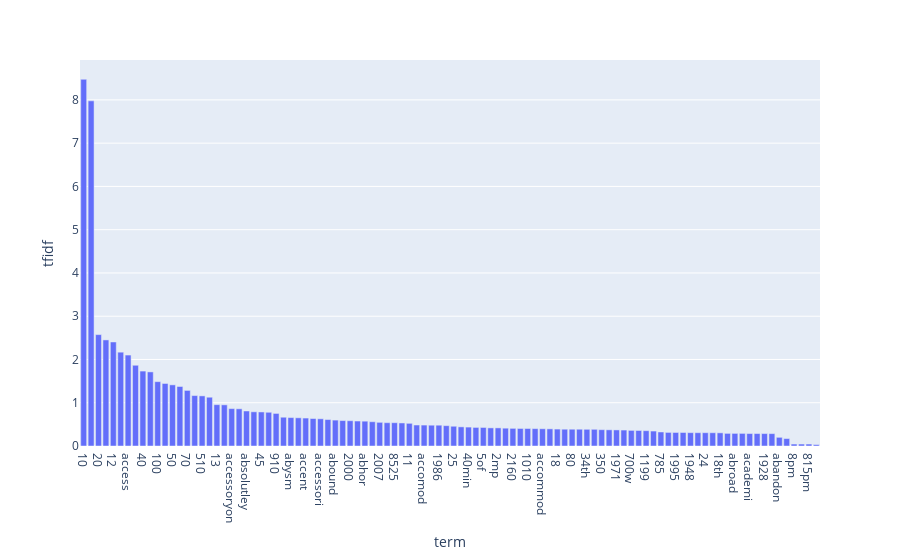

The code cell stored with this chart in its notebook:
### Code cell
import plotly.express
plt.subplots(figsize=(100, 20))
df = pd.DataFrame({"term":tfidf_vectorize.get_feature_names()[:100], "tfidf": tfidf[:100]})
df.sort_values('tfidf', ascending=False, inplace=True)
fig = plotly.express.bar(df, x='term', y='tfidf')
fig.show()

### Figure 1 — Plotly figure (JSON) as saved in the notebook; plotly's stock layout.template omitted (floating-point values rounded to 4 significant figures)
{"data": [{"alignmentgroup": "True", "hovertemplate": "term=%{x}<br>tfidf=%{y}<extra></extra>", "legendgroup": "", "marker": {"color": "#636efa", "pattern": {"shape": ""}}, "name": "", "offsetgroup": "", "orientation": "v", "showlegend": false, "textposition": "auto", "type": "bar", "x": ["10", "absolut", "20", "30", "12", "90", "access", "abl", "40", "abil", "100", "accept", "50", "15", "70", "35", "510", "110", "13", "010", "accessoryon", "23", "absolutley", "2005", "45", "absolutel", "910", "abovepretti", "abysm", "680", "accent", "accident", "accessori", "20th", "abound", "accid", "2000", "810", "abhor", "5320", "2007", "8125", "8525", "2006", "11", "95", "accomod", "1947", "1986", "1973", "25", "8530", "40min", "325", "5of", "5year", "2mp", "375", "2160", "3o", "1010", "744", "accommod", "17", "18", "1979", "80", "400", "34th", "15lb", "350", "accolad", "1971", "aailiyah", "700w", "ac", "1199", "750", "785", "1949", "1995", "1998", "1948", "5020", "24", "70000", "18th", "4s", "abroad", "1980", "academi", "acclaim", "1928", "42", "abandon", "20the", "8pm", "54", "815pm", "abstrus"], "xaxis": "x", "y": [8.476, 7.978, 2.575, 2.452, 2.404, 2.169, 2.102, 1.866, 1.732, 1.713, 1.487, 1.445, 1.413, 1.376, 1.285, 1.166, 1.159, 1.128, 0.9554, 0.9516, 0.8643, 0.8598, 0.8093, 0.7905, 0.7867, 0.7793, 0.7526, 0.6651, 0.6569, 0.6519, 0.6458, 0.635, 0.629, 0.6117, 0.5988, 0.5878, 0.5842, 0.5771, 0.5737, 0.5612, 0.5471, 0.5387, 0.5385, 0.5326, 0.524, 0.485, 0.4837, 0.4809, 0.4808, 0.4698, 0.4564, 0.4427, 0.4372, 0.4294, 0.4286, 0.4187, 0.4187, 0.4118, 0.4078, 0.4053, 0.4048, 0.4017, 0.3985, 0.3964, 0.3914, 0.3882, 0.388, 0.3878, 0.386, 0.386, 0.3772, 0.3741, 0.3717, 0.3688, 0.3608, 0.3589, 0.3542, 0.3452, 0.3243, 0.3142, 0.3126, 0.3124, 0.3084, 0.3075, 0.3075, 0.3064, 0.3044, 0.2917, 0.2912, 0.2912, 0.2876, 0.2875, 0.287, 0.2861, 0.2007, 0.1716, 0.04522, 0.04522, 0.04522, 0.03268], "yaxis": "y"}], "layout": {"barmode": "relative", "legend": {"tracegroupgap": 0}, "margin": {"t": 60}, "xaxis": {"anchor": "y", "domain": [0, 1], "title": {"text": "term"}}, "yaxis": {"anchor": "x", "domain": [0, 1], "title": {"text": "tfidf"}}}}
